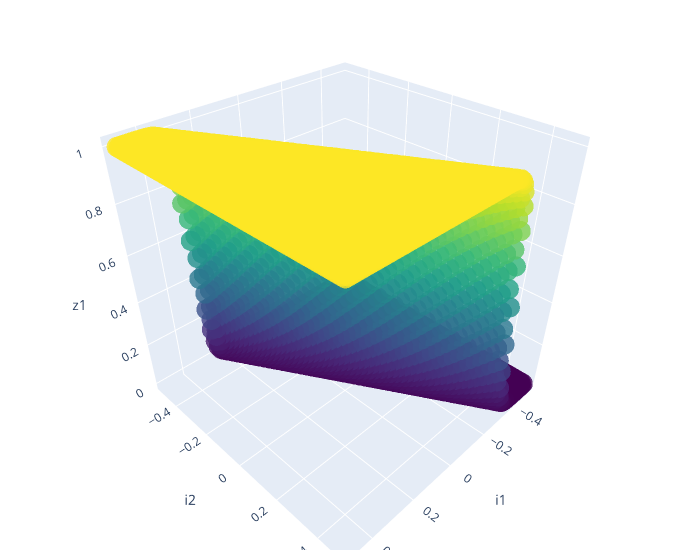

The notebook cell saved with this chart:
### Code cell
import plotly.graph_objects as go

x = []
y = []
z = []

for i in range(100):
  for j in range(100):
    x.append((i-50) / 100)
    y.append((j-50) / 100)
    z.append(sigmoid(z1(i-50, j-50)))

# draw the surface
fig = go.Figure(
  data=[go.Scatter3d(
        x=x,
        y=y,
        z=z,
        mode='markers',
        marker=dict(
            size=7,
            color=z,                # set color to an array/list of desired values
            colorscale='Viridis',   # choose a colorscale
            opacity=0.8
        )
      )]
    )

fig.update_layout(scene = dict(
                    xaxis_title='i1',
                    yaxis_title='i2',
                    zaxis_title='z1'),
                    width=700,
                    margin=dict(r=20, l=10, b=10, t=10))

fig.show()

### Figure 1 — Plotly figure (JSON) as saved in the notebook; plotly's stock layout.template omitted (floating-point values rounded to 4 significant figures; data arrays with more than 128 entries replaced by an {"elided": "..."} marker saying what was removed)
{"data": [{"marker": {"color": {"elided": "10000 float values"}, "colorscale": [[0, "#440154"], [0.1111, "#482878"], [0.2222, "#3e4989"], [0.3333, "#31688e"], [0.4444, "#26828e"], [0.5556, "#1f9e89"], [0.6667, "#35b779"], [0.7778, "#6ece58"], [0.8889, "#b5de2b"], [1, "#fde725"]], "opacity": 0.8, "size": 7}, "mode": "markers", "type": "scatter3d", "x": {"elided": "10000 float values"}, "y": {"elided": "10000 float values"}, "z": {"elided": "10000 float values"}}], "layout": {"margin": {"b": 10, "l": 10, "r": 20, "t": 10}, "scene": {"xaxis": {"title": {"text": "i1"}}, "yaxis": {"title": {"text": "i2"}}, "zaxis": {"title": {"text": "z1"}}}, "width": 700}}
